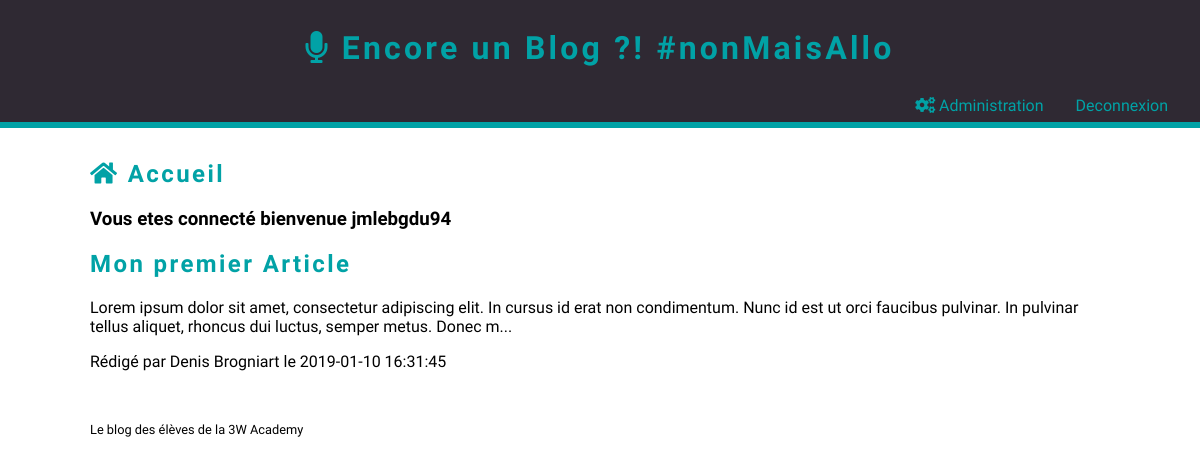
The page /index.php (signed in) on the database its author committed.
### tables this page shows
CREATE TABLE `Post` (
  `Id` int(11) NOT NULL,
  `Title` varchar(100) NOT NULL,
  `Content` text NOT NULL,
  `Author_Id` int(10) NOT NULL,
  `Category_Id` int(10) NOT NULL,
  `CreationDate` datetime NOT NULL
);

CREATE TABLE `Author` (
  `Id` int(11) NOT NULL,
  `FirstName` varchar(100) NOT NULL,
  `LastName` varchar(100) NOT NULL
);

### index.php (called while the page is built, shortened)
<?php
include 'application/bdd_connexion.php';
$query = $pdo->prepare
(
	'SELECT
    	Title, Content, CreationDate, FirstName, LastName, Post.Id
     FROM
        Post
    INNER JOIN
        Author
    ON
        Post.Author_Id = Author.Id'
);
$query->execute();
$allDetail = $query->fetchAll(PDO::FETCH_ASSOC);
include 'layout.phtml';
?>

### index.phtml (the view)
<h2><i class="fa fa-home"></i> Accueil</h2>
<?php if(array_key_exists('firstName', $_SESSION)): ?>
<h3>Vous etes connecté bienvenue <?= $_SESSION['pseudo'] ?></h3>
<?php endif ?>
<?php foreach ($allDetail as $allDetails): ?>
    <h2><a href="show_post.php?Id=<?= $allDetails['Id']?>">
        <?= htmlspecialchars($allDetails['Title']) ?>
    </a></h2>
    <p>
        <?= htmlspecialchars(substr($allDetails['Content'], 0, 200)) ?>...
    </p>
    <p>Rédigé par
        <?= $allDetails['FirstName'] ?>
        <?= $allDetails['LastName'] ?>
        le
        <?= $allDetails['CreationDate'] ?>
    </p>
<?php endforeach ?>

### css/blog-main.css (style rules this page uses)
* { box-sizing: border-box; }
a { text-decoration: none; }

### css/blog-theme.css (style rules this page uses)
body { background-color: red; }
a { color: #01A2A6; transition: all 0.25s; }
body { background: url('../images/theme/paper.png') repeat; font-family: 'Dosis', sans-serif; }
h1, h2 { color: #01A2A6; letter-spacing: 0.1em; }

### rows shown on the page
post: Title "Mon premier Article", Content "Lorem ipsum dolor sit amet, consectetur adipiscing elit. In cursus id erat non condimentum. Nunc id est ut orci faucibus pulvinar. In pulvinar tellus aliquet, rhoncus dui luctus, semper metus. Donec m", Author_Id.FirstName "Denis", Author_Id.LastName "Brogniart", CreationDate "2019-01-10 16:31:45"

### other values the page prints
$_SESSION['pseudo'] "jmlebgdu94"
